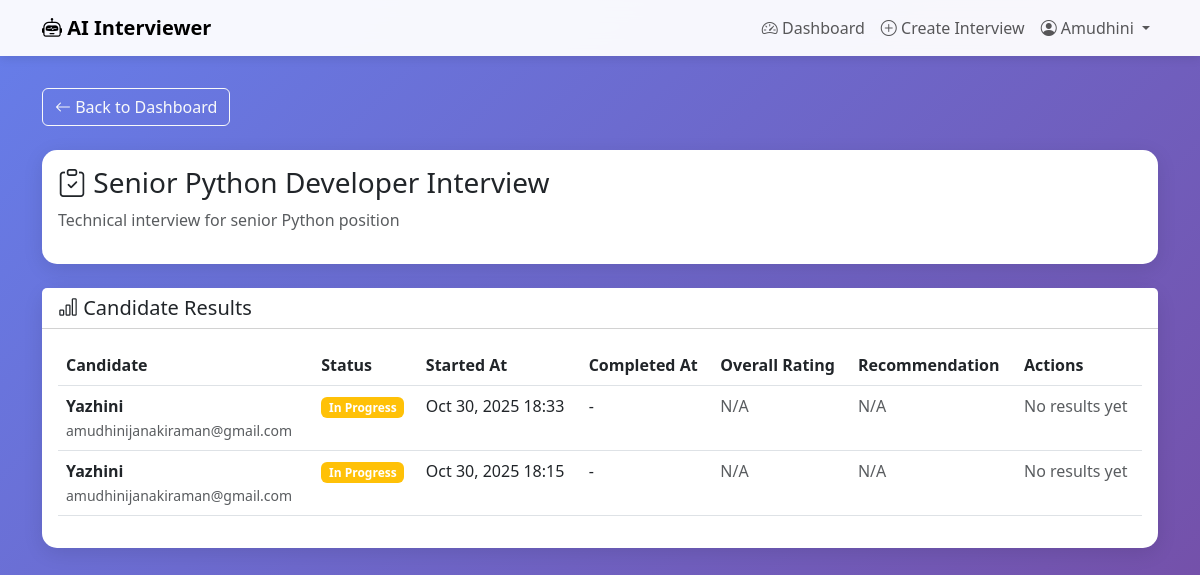
Screenshot of /interviews/hr/results/1/ (signed in) with the database file from the repository.
### accounts/models.py (models this page shows, shortened)
class User(AbstractUser):
    USER_TYPES = (
        ('HR', 'HR'),
        ('CANDIDATE', 'Candidate'),
    )
    user_type = models.CharField(max_length=20, choices=USER_TYPES)
    phone_number = models.CharField(max_length=15, blank=True)

### interviews/models.py (models this page shows, shortened)
class Interview(models.Model):
    STATUS_CHOICES = (
        ('DRAFT', 'Draft'),
        ('ACTIVE', 'Active'),
        ('CLOSED', 'Closed'),
    )
    title = models.CharField(max_length=200)
    description = models.TextField()
    created_by = models.ForeignKey(User, on_delete=models.CASCADE, related_name='created_interviews')
    status = models.CharField(max_length=20, choices=STATUS_CHOICES, default='DRAFT')
    duration_minutes = models.IntegerField(default=30)
    created_at = models.DateTimeField(auto_now_add=True)
    updated_at = models.DateTimeField(auto_now=True)

class InterviewAttempt(models.Model):
    STATUS_CHOICES = (
        ('SCHEDULED', 'Scheduled'),
        ('IN_PROGRESS', 'In Progress'),
        ('COMPLETED', 'Completed'),
        ('CANCELLED', 'Cancelled'),
    )
    interview = models.ForeignKey(Interview, on_delete=models.CASCADE, related_name='attempts')
    candidate = models.ForeignKey(User, on_delete=models.CASCADE, related_name='interview_attempts')
    status = models.CharField(max_length=20, choices=STATUS_CHOICES, default='SCHEDULED')
    started_at = models.DateTimeField(null=True, blank=True)
    completed_at = models.DateTimeField(null=True, blank=True)
    session_id = models.CharField(max_length=255, blank=True)

### interviews/views.py (the view)
# urls.py: path('hr/results/<int:interview_id>/', views.view_results, name='view_results'),
@login_required
def view_results(request, interview_id):
    interview = get_object_or_404(Interview, id=interview_id, created_by=request.user)
    attempts = InterviewAttempt.objects.filter(interview=interview).select_related('candidate', 'result').order_by('-started_at')
    context = {
        'interview': interview,
        'attempts': attempts,
    }
    return render(request, 'interviews/view_results.html', context)

### templates/interviews/view_results.html (shortened to what this page needs)
{% extends 'base.html' %}
{% block content %}
<div class="container">
    <div class="row mb-4">
        <div class="col">
            <a href="{% url 'hr_dashboard' %}" class="btn btn-outline-light">
                <i class="bi bi-arrow-left"></i> Back to Dashboard
            </a>
        </div>
    </div>
    <div class="row mb-4">
        <div class="col">
            <div class="card">
                <div class="card-body">
                    <h3><i class="bi bi-clipboard-check"></i> {{ interview.title }}</h3>
                    <p class="text-muted">{{ interview.description }}</p>
                </div>
            </div>
        </div>
    </div>
    <div class="row">
        <div class="col">
            <div class="card">
                <div class="card-header bg-white">
                    <h5 class="mb-0"><i class="bi bi-bar-chart"></i> Candidate Results</h5>
                </div>
                <div class="card-body">
                    {% if attempts %}
                        <div class="table-responsive">
                            <table class="table table-hover">
                                <thead>
                                    <tr>
                                        <th>Candidate</th>
                                        <th>Status</th>
                                        <th>Started At</th>
                                        <th>Completed At</th>
                                        <th>Overall Rating</th>
                                        <th>Recommendation</th>
                                        <th>Actions</th>
                                    </tr>
                                </thead>
                                <tbody>
                                    {% for attempt in attempts %}
                                        <tr>
                                            <td>
                                                <strong>{{ attempt.candidate.username }}</strong>
                                                <br>
                                                <small class="text-muted">{{ attempt.candidate.email }}</small>
                                            </td>
                                            <td>
                                                {% if attempt.status == 'COMPLETED' %}
                                                    <span class="badge bg-success">Completed</span>
                                                {% elif attempt.status == 'IN_PROGRESS' %}
                                                    <span class="badge bg-warning">In Progress</span>
                                                {% elif attempt.status == 'SCHEDULED' %}
                                                    <span class="badge bg-info">Scheduled</span>
                                                {% else %}
                                                    <span class="badge bg-secondary">{{ attempt.status }}</span>
                                                {% endif %}
                                            </td>
                                            <td>
                                                {% if attempt.started_at %}
                                                    {{ attempt.started_at|date:"M d, Y H:i" }}
                                                {% else %}
                                                    -
                                                {% endif %}
                                            </td>
                                            <td>
                                                {% if attempt.completed_at %}
                                                    {{ attempt.completed_at|date:"M d, Y H:i" }}
                                                {% else %}
                                                    -
                                                {% endif %}
                                            </td>
                                            <td>
                                                {% if attempt.result %}
                                                    <strong class="text-primary">{{ attempt.result.overall_rating }}/10</strong>
                                                {% else %}
                                                    <span class="text-muted">N/A</span>
                                                {% endif %}
                                            </td>
                                            <td>
                                                {% if attempt.result %}
                                                    {% if 'Highly' in attempt.result.recommendation or 'Recommend' in attempt.result.recommendation %}
                                                        <span class="badge bg-success">{{ attempt.result.recommendation }}</span>
                                                    {% elif 'Not' in attempt.result.recommendation %}
                                                        <span class="badge bg-danger">{{ attempt.result.recommendation }}</span>
                                                    {% else %}
                                                        <span class="badge bg-warning">{{ attempt.result.recommendation }}</span>
                                                    {% endif %}
                                                {% else %}
                                                    <span class="text-muted">N/A</span>
                                                {% endif %}
                                            </td>
                                            <td>
                                                {% if attempt.result %}
                                                    <button class="btn btn-sm btn-outline-primary"
                                                            data-bs-toggle="modal"
                                                            data-bs-target="#resultModal{{ attempt.id }}">
                                                        <i class="bi bi-eye"></i> View Details
                                                    </button>
                                                {% else %}
                                                    <span class="text-muted">No results yet</span>
                                                {% endif %}
                                            </td>
                                        </tr>
                                    {% endfor %}
                                </tbody>
                            </table>
                        </div>
                    {% else %}
                        <div class="text-center py-5">
                            <i class="bi bi-inbox" style="font-size: 4rem; color: #ccc;"></i>
                            <p class="text-muted mt-3">No candidates have attempted this interview yet.</p>
                        </div>
                    {% endif %}
                </div>
            </div>
        </div>
    </div>
</div>
{% endblock %}

### templates/base.html (shortened to what this page needs)
<!DOCTYPE html>
<html lang="en">
<head>
    <link href="https://cdn.jsdelivr.net/npm/bootstrap@5.3.0/dist/css/bootstrap.min.css" rel="stylesheet">
    <link rel="stylesheet" href="https://cdn.jsdelivr.net/npm/bootstrap-icons@1.11.0/font/bootstrap-icons.css">
</head>
<body>
    <nav class="navbar navbar-expand-lg navbar-light bg-light">
        <div class="container">
            <a class="navbar-brand fw-bold" href="{% url 'home' %}">
                <i class="bi bi-robot"></i> AI Interviewer
            </a>
            <div class="collapse navbar-collapse" id="navbarNav">
                <ul class="navbar-nav ms-auto">
                    {% if user.is_authenticated %}
                        {% if user.user_type == 'HR' %}
                            <li class="nav-item">
                                <a class="nav-link" href="{% url 'hr_dashboard' %}">
                                    <i class="bi bi-speedometer2"></i> Dashboard
                                </a>
                            </li>
                            <li class="nav-item">
                                <a class="nav-link" href="{% url 'create_interview' %}">
                                    <i class="bi bi-plus-circle"></i> Create Interview
                                </a>
                            </li>
                        {% else %}
                            <li class="nav-item">
                                <a class="nav-link" href="{% url 'candidate_dashboard' %}">
                                    <i class="bi bi-speedometer2"></i> Dashboard
                                </a>
                            </li>
                        {% endif %}
                        <li class="nav-item dropdown">
                            <a class="nav-link dropdown-toggle" href="#" id="userDropdown" role="button" data-bs-toggle="dropdown">
                                <i class="bi bi-person-circle"></i> {{ user.username }}
                            </a>
                        </li>
                    {% endif %}
                </ul>
            </div>
        </div>
    </nav>
    <div class="content-wrapper">
        {% block content %}{% endblock %}
    </div>
</body>
</html>

### templates/base.html (style rules this page uses)
:root { --primary-color: #4F46E5; --secondary-color: #7C3AED; }
body { min-height: 100vh; background: linear-gradient(135deg, #667eea 0%, #764ba2 100%); }
.navbar { background: rgba(255, 255, 255, 0.95) !important; backdrop-filter: blur(10px); box-shadow: 0 2px 10px rgba(0,0,0,0.1); }
.card { border: none; border-radius: 15px; box-shadow: 0 5px 20px rgba(0,0,0,0.1); }
.content-wrapper { min-height: calc(100vh - 76px); padding: 2rem 0; }

### rows the page displays
User: username "Amudhini"
Interview: title "Senior Python Developer Interview", description "Technical interview for senior Python position"
InterviewAttempt: candidate.username "Yazhini", candidate.email "amudhinijanakiraman@gmail.com", status "In Progress", started_at "Oct 30, 2025 18:33"
InterviewAttempt: candidate.username "Yazhini", candidate.email "amudhinijanakiraman@gmail.com", status "In Progress", started_at "Oct 30, 2025 18:15"
